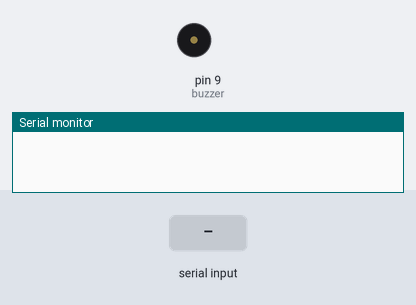
This sketch was run on a simulated Arduino Uno, built with avr-gcc and run on an emulated ATmega328P. Parts: buzzer (waves = sounding), the last lines printed to the serial monitor. The test bench sets the inputs (shaded band).

Above: at 1.2 s.
1.3 s: "1" received over Serial
At 3.8 s:
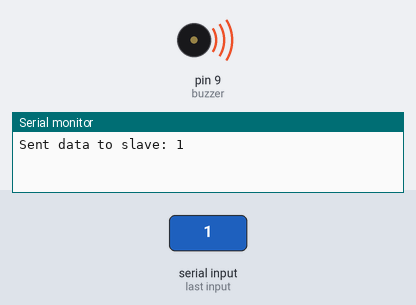
4.5 s: "1" received over the second serial link
At 6.3 s:
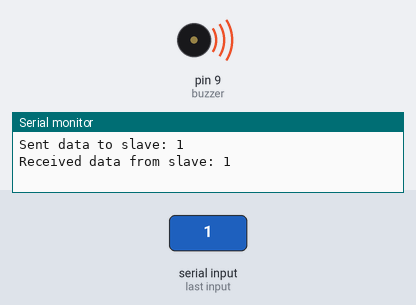
Timing chart, 0 to 13.5 s (numbered marks = the images above; inputs shaded):
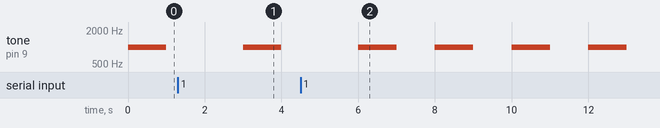

The sketch:

arduino.ino
```cpp
#include <SoftwareSerial.h>

SoftwareSerial bluetoothSerial(10, 11);  // RX, TX pins for SoftwareSerial

const int buzzer = 9;

void setup() {
  Serial.begin(38400);           // Serial monitor for debugging
  bluetoothSerial.begin(38400);  // Bluetooth serial connection
  pinMode(buzzer, OUTPUT);
}

void loop() {
  // Read data from Bluetooth module (slave module)
  if (bluetoothSerial.available()) {
    String receivedData = bluetoothSerial.readString();           // Read the data received from Bluetooth module
    Serial.println("Received data from slave: " + receivedData);  // Print received data to serial monitor (for debugging)

    // Example: Send received data back to slave HC-05 module
    bluetoothSerial.write(receivedData.c_str());  // Uncomment to send data back to slave
  }

  // Read data from Serial monitor (connected to your computer running Python script)
  if (Serial.available()) {
    String sendData = Serial.readString();    // Read the data from Serial monitor
    bluetoothSerial.write(sendData.c_str());  // Send data received from Serial monitor over Bluetooth to slave HC-05 module

    // Print the sent data to serial monitor (for debugging)
    Serial.println("Sent data to slave: " + sendData);
  }

  // buzzer tone
  tone(buzzer, 1000);  // Send 1KHz sound signal...
  delay(1000);         // ...for 1 sec
  noTone(buzzer);      // Stop sound...
  delay(1000);
}
```

Measured:
- by itself, tone on pin 9 (buzzer): alternates 1000 Hz for 1.0 s and silent for 1.0 s
